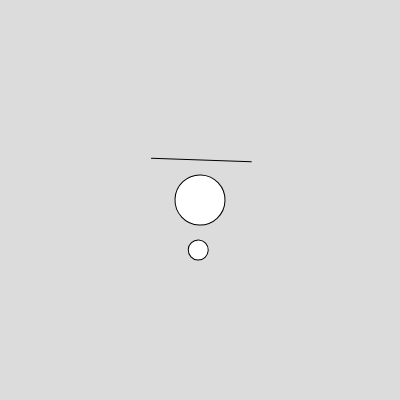
Frame 1 (no input)
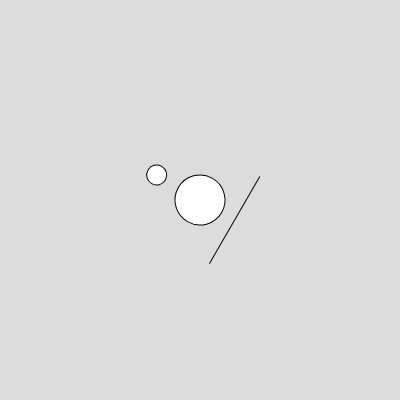
Frame 60 (no input)
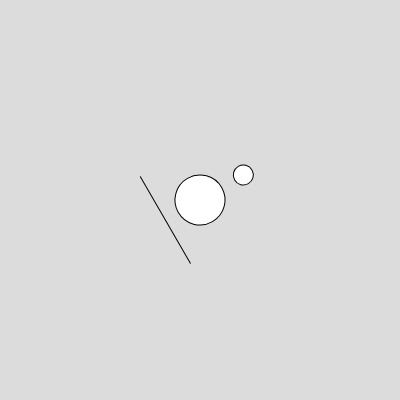
Frame 120 (the mouse pressed at the canvas centre since frame 60)

The p5.js sketch that drew these frames (run headless with seeded random() and noise() and a simulated clock; from frame 60 on, the mouse is pressed at the canvas centre):

// p5.js sketch
// ── sketch.js
function setup() {
  createCanvas(400,400);
  angleMode(DEGREES);
  
  
}
let x=0
function draw() {
  background(220);
  x+=2;
  
  translate(width/2,height/2);
  
  rotate(x);
  line(-50,-40,50,-40);
  circle(0,0,50);
  circle(0,50,20);
}
//Tjek translate, rotate og shear inde under p5js/reference
